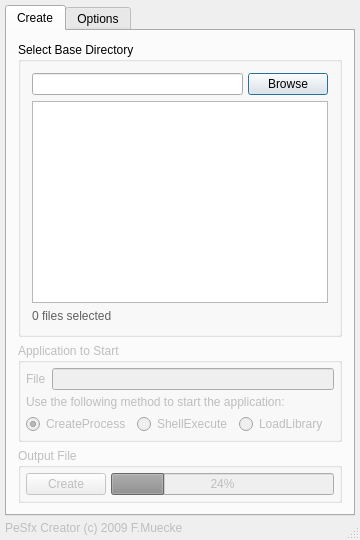
<?xml version="1.0" encoding="UTF-8"?>
<ui version="4.0">
 <class>DialogClass</class>
 <widget class="QDialog" name="DialogClass">
  <property name="windowModality">
   <enum>Qt::ApplicationModal</enum>
  </property>
  <property name="enabled">
   <bool>true</bool>
  </property>
  <property name="geometry">
   <rect>
    <x>0</x>
    <y>0</y>
    <width>360</width>
    <height>524</height>
   </rect>
  </property>
  <property name="sizePolicy">
   <sizepolicy hsizetype="Expanding" vsizetype="Preferred">
    <horstretch>1</horstretch>
    <verstretch>1</verstretch>
   </sizepolicy>
  </property>
  <property name="contextMenuPolicy">
   <enum>Qt::DefaultContextMenu</enum>
  </property>
  <property name="acceptDrops">
   <bool>true</bool>
  </property>
  <property name="windowTitle">
   <string>PeSfx Creator</string>
  </property>
  <property name="toolTip">
   <string>TOOOL TIP</string>
  </property>
  <property name="statusTip">
   <string>Status Tip</string>
  </property>
  <property name="whatsThis">
   <string/>
  </property>
  <property name="autoFillBackground">
   <bool>false</bool>
  </property>
  <property name="styleSheet">
   <string/>
  </property>
  <property name="sizeGripEnabled">
   <bool>true</bool>
  </property>
  <property name="modal">
   <bool>true</bool>
  </property>
  <layout class="QVBoxLayout" name="verticalLayout">
   <property name="spacing">
    <number>5</number>
   </property>
   <property name="margin">
    <number>5</number>
   </property>
   <item>
    <widget class="QTabWidget" name="tabWidget">
     <property name="enabled">
      <bool>true</bool>
     </property>
     <property name="contextMenuPolicy">
      <enum>Qt::NoContextMenu</enum>
     </property>
     <property name="tabPosition">
      <enum>QTabWidget::North</enum>
     </property>
     <property name="tabShape">
      <enum>QTabWidget::Rounded</enum>
     </property>
     <property name="currentIndex">
      <number>0</number>
     </property>
     <property name="tabsClosable">
      <bool>false</bool>
     </property>
     <widget class="QWidget" name="tab_main">
      <attribute name="title">
       <string>Create</string>
      </attribute>
      <layout class="QVBoxLayout" name="verticalLayout_3">
       <item>
        <widget class="QGroupBox" name="groupBox">
         <property name="title">
          <string>Select Base Directory</string>
         </property>
         <layout class="QVBoxLayout" name="verticalLayout_4">
          <item>
           <layout class="QHBoxLayout" name="horizontalLayout_4">
            <property name="spacing">
             <number>5</number>
            </property>
            <item>
             <widget class="QLineEdit" name="lineEdit_dir">
              <property name="readOnly">
               <bool>true</bool>
              </property>
             </widget>
            </item>
            <item>
             <widget class="QPushButton" name="pushButton_dir">
              <property name="sizePolicy">
               <sizepolicy hsizetype="Fixed" vsizetype="Fixed">
                <horstretch>0</horstretch>
                <verstretch>0</verstretch>
               </sizepolicy>
              </property>
              <property name="layoutDirection">
               <enum>Qt::LeftToRight</enum>
              </property>
              <property name="text">
               <string>Browse</string>
              </property>
              <property name="checkable">
               <bool>false</bool>
              </property>
              <property name="default">
               <bool>false</bool>
              </property>
              <property name="flat">
               <bool>false</bool>
              </property>
             </widget>
            </item>
           </layout>
          </item>
          <item>
           <widget class="QListWidget" name="listWidget">
            <property name="minimumSize">
             <size>
              <width>150</width>
              <height>200</height>
             </size>
            </property>
            <property name="contextMenuPolicy">
             <enum>Qt::CustomContextMenu</enum>
            </property>
            <property name="acceptDrops">
             <bool>true</bool>
            </property>
            <property name="toolTip">
             <string>Use the context menu or drag &amp; drop to add files.</string>
            </property>
            <property name="frameShape">
             <enum>QFrame::StyledPanel</enum>
            </property>
            <property name="editTriggers">
             <set>QAbstractItemView::NoEditTriggers</set>
            </property>
            <property name="dragDropMode">
             <enum>QAbstractItemView::DropOnly</enum>
            </property>
            <property name="alternatingRowColors">
             <bool>true</bool>
            </property>
            <property name="selectionMode">
             <enum>QAbstractItemView::ExtendedSelection</enum>
            </property>
            <property name="sortingEnabled">
             <bool>false</bool>
            </property>
           </widget>
          </item>
          <item>
           <widget class="QLabel" name="label_fileInfo">
            <property name="enabled">
             <bool>true</bool>
            </property>
            <property name="styleSheet">
             <string>color: rgb(96,96,96);</string>
            </property>
            <property name="frameShape">
             <enum>QFrame::NoFrame</enum>
            </property>
            <property name="text">
             <string>0 files selected</string>
            </property>
            <property name="scaledContents">
             <bool>false</bool>
            </property>
           </widget>
          </item>
         </layout>
        </widget>
       </item>
       <item>
        <widget class="QGroupBox" name="groupBox_appToRun">
         <property name="enabled">
          <bool>false</bool>
         </property>
         <property name="title">
          <string>Application to Start</string>
         </property>
         <layout class="QVBoxLayout" name="verticalLayout_2">
          <property name="spacing">
           <number>5</number>
          </property>
          <property name="margin">
           <number>5</number>
          </property>
          <item>
           <layout class="QHBoxLayout" name="horizontalLayout">
            <item>
             <widget class="QLabel" name="label_2">
              <property name="text">
               <string>File</string>
              </property>
             </widget>
            </item>
            <item>
             <widget class="QLineEdit" name="lineEdit_exeFile">
              <property name="readOnly">
               <bool>true</bool>
              </property>
             </widget>
            </item>
           </layout>
          </item>
          <item>
           <widget class="QLabel" name="label_3">
            <property name="frameShape">
             <enum>QFrame::NoFrame</enum>
            </property>
            <property name="frameShadow">
             <enum>QFrame::Plain</enum>
            </property>
            <property name="text">
             <string>Use the following method to start the application:</string>
            </property>
            <property name="alignment">
             <set>Qt::AlignBottom|Qt::AlignLeading|Qt::AlignLeft</set>
            </property>
           </widget>
          </item>
          <item>
           <layout class="QHBoxLayout" name="horizontalLayout_2">
            <item>
             <widget class="QRadioButton" name="radioButton_createProcess">
              <property name="text">
               <string>CreateProcess</string>
              </property>
              <property name="checked">
               <bool>true</bool>
              </property>
             </widget>
            </item>
            <item>
             <widget class="QRadioButton" name="radioButton_shellExecute">
              <property name="text">
               <string>ShellExecute</string>
              </property>
             </widget>
            </item>
            <item>
             <widget class="QRadioButton" name="radioButton_loadLibrary">
              <property name="text">
               <string>LoadLibrary</string>
              </property>
             </widget>
            </item>
           </layout>
          </item>
         </layout>
        </widget>
       </item>
       <item>
        <widget class="QGroupBox" name="groupBox_output">
         <property name="enabled">
          <bool>false</bool>
         </property>
         <property name="title">
          <string>Output File</string>
         </property>
         <layout class="QHBoxLayout" name="horizontalLayout_3">
          <property name="spacing">
           <number>5</number>
          </property>
          <property name="margin">
           <number>5</number>
          </property>
          <item>
           <widget class="QPushButton" name="pushButton_create">
            <property name="text">
             <string>Create</string>
            </property>
           </widget>
          </item>
          <item>
           <widget class="QProgressBar" name="progressBar">
            <property name="enabled">
             <bool>false</bool>
            </property>
            <property name="sizePolicy">
             <sizepolicy hsizetype="Expanding" vsizetype="Fixed">
              <horstretch>1</horstretch>
              <verstretch>0</verstretch>
             </sizepolicy>
            </property>
            <property name="value">
             <number>24</number>
            </property>
            <property name="textVisible">
             <bool>true</bool>
            </property>
            <property name="orientation">
             <enum>Qt::Horizontal</enum>
            </property>
            <property name="invertedAppearance">
             <bool>false</bool>
            </property>
            <property name="textDirection">
             <enum>QProgressBar::TopToBottom</enum>
            </property>
            <property name="format">
             <string notr="true">%p%</string>
            </property>
           </widget>
          </item>
          <item>
           <spacer name="horizontalSpacer">
            <property name="orientation">
             <enum>Qt::Horizontal</enum>
            </property>
            <property name="sizeHint" stdset="0">
             <size>
              <width>0</width>
              <height>20</height>
             </size>
            </property>
           </spacer>
          </item>
         </layout>
        </widget>
       </item>
      </layout>
     </widget>
     <widget class="QWidget" name="tab_options">
      <attribute name="title">
       <string>Options</string>
      </attribute>
      <widget class="QLabel" name="label">
       <property name="geometry">
        <rect>
         <x>70</x>
         <y>160</y>
         <width>191</width>
         <height>16</height>
        </rect>
       </property>
       <property name="text">
        <string>Ther are no options available atm.</string>
       </property>
      </widget>
     </widget>
    </widget>
   </item>
   <item>
    <widget class="QLabel" name="label_4">
     <property name="enabled">
      <bool>false</bool>
     </property>
     <property name="text">
      <string>PeSfx Creator (c) 2009 F.Muecke</string>
     </property>
    </widget>
   </item>
  </layout>
 </widget>
 <layoutdefault spacing="6" margin="11"/>
 <resources/>
 <connections/>
</ui>
